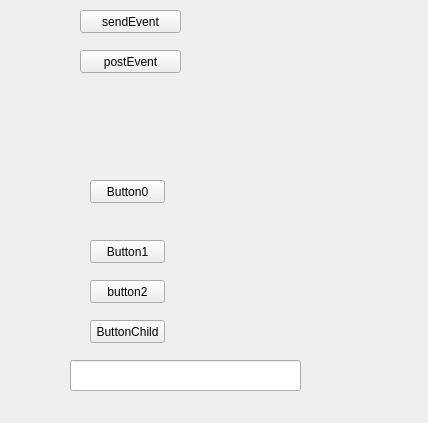
<?xml version="1.0" encoding="UTF-8"?>
<ui version="4.0">
 <class>Widget</class>
 <widget class="QWidget" name="Widget">
  <property name="geometry">
   <rect>
    <x>0</x>
    <y>0</y>
    <width>428</width>
    <height>423</height>
   </rect>
  </property>
  <property name="windowTitle">
   <string>Widget</string>
  </property>
  <widget class="Button" name="button1">
   <property name="geometry">
    <rect>
     <x>90</x>
     <y>240</y>
     <width>75</width>
     <height>23</height>
    </rect>
   </property>
   <property name="text">
    <string>Button1</string>
   </property>
  </widget>
  <widget class="ButtonChild" name="button3">
   <property name="geometry">
    <rect>
     <x>90</x>
     <y>320</y>
     <width>75</width>
     <height>23</height>
    </rect>
   </property>
   <property name="text">
    <string>ButtonChild</string>
   </property>
  </widget>
  <widget class="QPushButton" name="button0">
   <property name="geometry">
    <rect>
     <x>90</x>
     <y>180</y>
     <width>75</width>
     <height>23</height>
    </rect>
   </property>
   <property name="text">
    <string>Button0</string>
   </property>
  </widget>
  <widget class="QLineEdit" name="lineEdit">
   <property name="geometry">
    <rect>
     <x>70</x>
     <y>360</y>
     <width>231</width>
     <height>31</height>
    </rect>
   </property>
  </widget>
  <widget class="QPushButton" name="sendBtn">
   <property name="geometry">
    <rect>
     <x>80</x>
     <y>10</y>
     <width>101</width>
     <height>23</height>
    </rect>
   </property>
   <property name="text">
    <string>sendEvent</string>
   </property>
  </widget>
  <widget class="QPushButton" name="postBtn">
   <property name="geometry">
    <rect>
     <x>80</x>
     <y>50</y>
     <width>101</width>
     <height>23</height>
    </rect>
   </property>
   <property name="text">
    <string>postEvent</string>
   </property>
  </widget>
  <widget class="Button2" name="button2">
   <property name="geometry">
    <rect>
     <x>90</x>
     <y>280</y>
     <width>75</width>
     <height>23</height>
    </rect>
   </property>
   <property name="text">
    <string>button2</string>
   </property>
  </widget>
 </widget>
 <customwidgets>
  <customwidget>
   <class>Button</class>
   <extends>QPushButton</extends>
   <header location="global">button.h</header>
  </customwidget>
  <customwidget>
   <class>ButtonChild</class>
   <extends>QPushButton</extends>
   <header location="global">buttonchild.h</header>
  </customwidget>
  <customwidget>
   <class>Button2</class>
   <extends>QPushButton</extends>
   <header location="global">button2.h</header>
  </customwidget>
 </customwidgets>
 <resources/>
 <connections/>
</ui>
